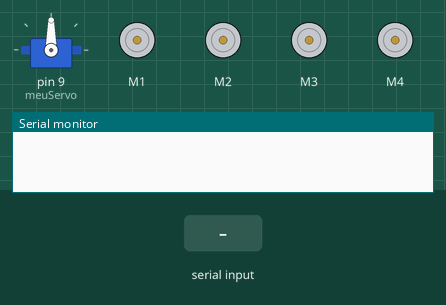
Simulated run of this sketch. Board: Arduino Uno, built with avr-gcc and run on an emulated ATmega328P. On the bench: servo, 4 × DC motor (green arrow = forward, orange = backward, longer = faster), the last lines printed to the serial monitor. The test bench sets the inputs (shaded band).

Above: at 1.2 s.
1.3 s: "F" received over the second serial link
At 2.0 s:
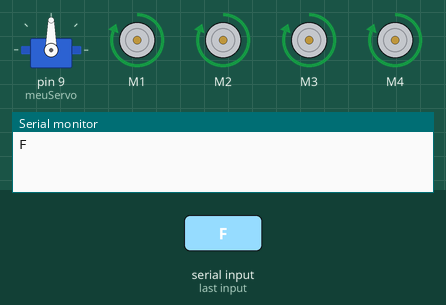
2.8 s: "B" received over the second serial link
At 3.2 s:
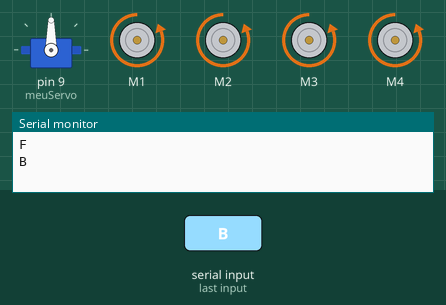
4.3 s: "R" received over the second serial link
At 5.5 s:
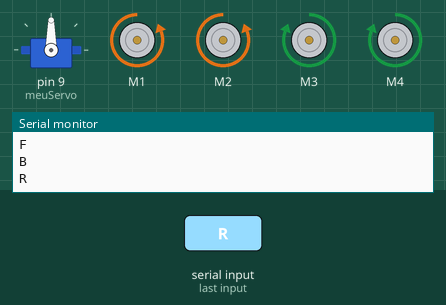
5.8 s: "L" received over the second serial link
At 6.7 s:
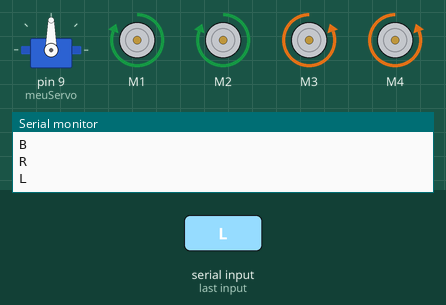
7.3 s: "C" received over the second serial link
At 7.8 s:
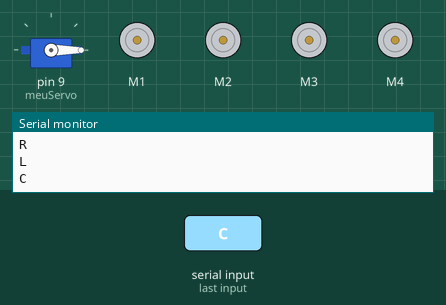
8.8 s: "S" received over the second serial link
At 10.2 s:
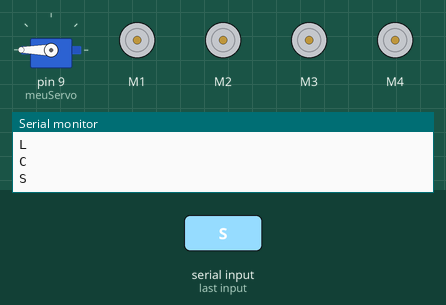
Timing chart, 0 to 11.3 s (numbered marks = the images above; inputs shaded):
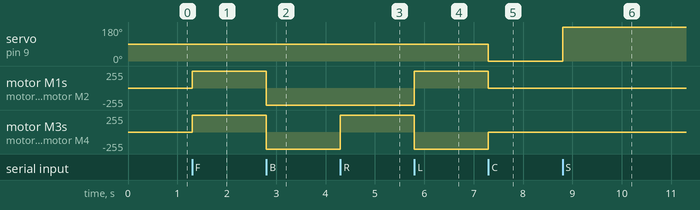

The sketch:

sketch_4x4car.ino
```cpp
#include <AFMotor.h>

#include <SoftwareSerial.h>

#include <Servo.h>


Servo meuServo;
AF_DCMotor motor1(1);
AF_DCMotor motor2(2);
AF_DCMotor motor3(3);
AF_DCMotor motor4(4);
SoftwareSerial Bluetooth(A0, A1);

void setup() {
  // put your setup code here, to run once:
  meuServo.attach(9);
  meuServo.write(90);
  motor1.setSpeed(0);
  motor2.setSpeed(0);
  motor3.setSpeed(0);
  motor4.setSpeed(0);
  Serial.begin(9600);
  Bluetooth.begin(9600);
}

void loop() {
  // put your main code here, to run repeatedly:

  if (Bluetooth.available()){
    controlemotores();
  }

}


void controlemotores(){
  motor1.setSpeed(255);
  motor2.setSpeed(255);
  motor3.setSpeed(255);
  motor4.setSpeed(255);
  char btcommand = Bluetooth.read();
  if (btcommand == 'F'){
    motor1.run(FORWARD);
    motor2.run(FORWARD);
    motor3.run(FORWARD);
    motor4.run(FORWARD);
    meuServo.write(90);
  }else if (btcommand == 'B'){
    motor1.run(BACKWARD);
    motor2.run(BACKWARD);
    motor3.run(BACKWARD);
    motor4.run(BACKWARD);
    meuServo.write(90);
  }else if (btcommand == 'R'){
    motor1.run(BACKWARD);
    motor2.run(BACKWARD);
    motor3.run(FORWARD);
    motor4.run(FORWARD);
    meuServo.write(90);
  }else if (btcommand == 'L'){
    motor1.run(FORWARD);
    motor2.run(FORWARD);
    motor3.run(BACKWARD);
    motor4.run(BACKWARD);
    meuServo.write(90);
  }else if (btcommand == 'C'){
    motor1.run(RELEASE);
    motor2.run(RELEASE);
    motor3.run(RELEASE);
    motor4.run(RELEASE);
    meuServo.write(0);
  }else if (btcommand == 'S'){
    motor1.run(RELEASE);
    motor2.run(RELEASE);
    motor3.run(RELEASE);
    motor4.run(RELEASE);
    meuServo.write(180);
  }else{
    motor1.run(RELEASE);
    motor2.run(RELEASE);
    motor3.run(RELEASE);
    motor4.run(RELEASE);
    meuServo.write(90);
  }
  Serial.println(btcommand);
}
```

Measured:
- after the input at 1.3 s, motor M1–4: stopped → forward 255/255 at once
- after the input at 2.8 s, motor M1–4: forward 255/255 → backward 255/255 at once
- after the input at 4.3 s, motor M3, motor M4: backward 255/255 → forward 255/255 at once
- after the input at 5.8 s, motor M1, motor M2: backward 255/255 → forward 255/255 at once; motor M3, motor M4: forward 255/255 → backward 255/255 at once
- after the input at 7.3 s, servo on pin 9 (meuServo): 90° → 0° at once; motor M1, motor M2: forward 255/255 → stopped at once; motor M3, motor M4: backward 255/255 → stopped at once
- after the input at 8.8 s, servo on pin 9 (meuServo): 0° → 180° at once
